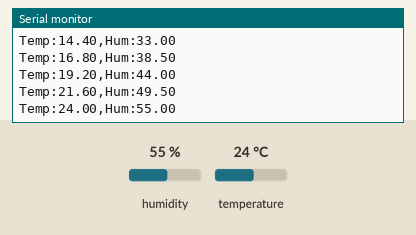
The sketch below on a simulated Arduino Uno, built with avr-gcc and run on an emulated ATmega328P. On the bench: the last lines printed to the serial monitor. The inputs (shaded band) are chosen by the test bench; at power-on: humidity 55 %, temperature 24 °C.

Above: at 2.8 s.
2.9 s: humidity set to 22 %
At 5.3 s:
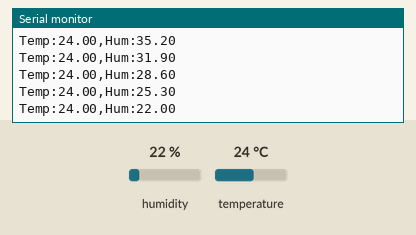
5.6 s: temperature set to 12 °C
At 7.7 s:
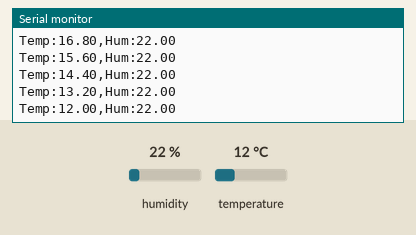
8.3 s: humidity set to 40 %
At 11.2 s:
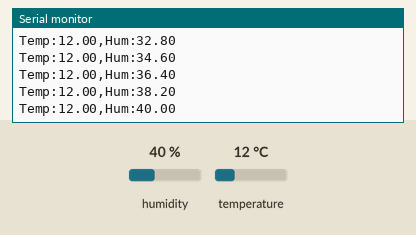
Timing chart, 0 to 12.7 s (numbered marks = the images above; inputs shaded):
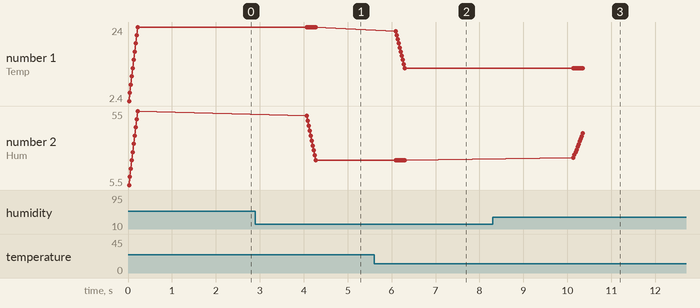

Measured:
- after the input at 2.9 s, the serial monitor: prints a new line after 1.2 s (image 1)
- after the input at 5.6 s, the serial monitor: prints a new line after 0.49 s (image 2)
- after the input at 8.3 s, the serial monitor: prints a new line after 1.8 s (image 3)
- plotted number 1: 24 → 12 after the input at 5.6 s
- plotted number 2: 22 → 40 after the input at 8.3 s

The sketch:

DHT11_RASP.ino
```cpp
#include <DHT.h>

#define DHTPIN 2
#define DHTTYPE DHT11

DHT dht(DHTPIN, DHTTYPE);

#define num_readings 10 //tính trung bình cho dht22 (lọc trung bình)
float tempReadings[num_readings];
float humReadings[num_readings];
int readIndex = 0;
float last_temp, last_humi =0;

void setup() {
  Serial.begin(9600);
  dht.begin();
  for (int i = 0; i < num_readings; i++) {
    tempReadings[i] = 0;
    humReadings[i] = 0;
  }
}

void loop() {

  float humi = dht.readHumidity();
  float temp = dht.readTemperature();

  if (isnan(humi) || isnan(temp)) {
    Serial.println("Không thể đọc từ cảm biến DHT22!");
    return;
  }


  tempReadings[readIndex] = temp;
  humReadings[readIndex] = humi;


  readIndex = (readIndex + 1) % num_readings;

  // Tính trung bình để lọc nhiễu (bộ lọc trung bình)
  float tempSum = 0, humSum = 0;
  for (int i = 0; i < num_readings; i++) {
    tempSum += tempReadings[i];
    humSum += humReadings[i];
  }
  float avgTemp = tempSum / num_readings;
  float avgHum = humSum / num_readings;

  if ((last_humi != avgHum) || (last_temp != avgTemp) ){
    last_humi = avgHum;
    last_temp = avgTemp;
    Serial.print("Temp:");
    Serial.print(avgTemp);
    Serial.print(",Hum:");
    Serial.println(avgHum);
  }

}
```
